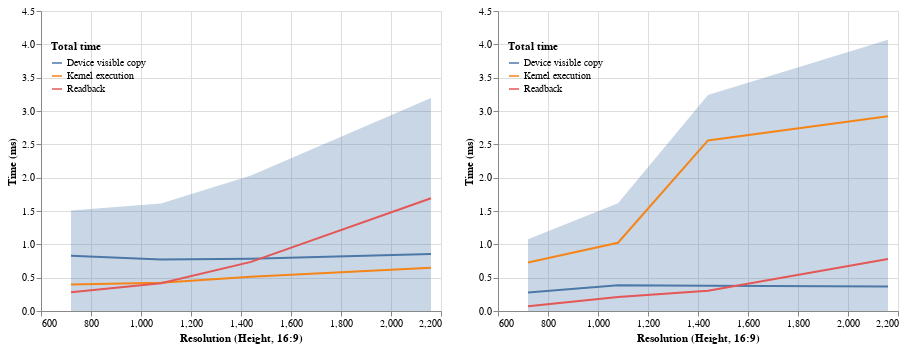

The notebook cell saved with this chart:
### Code cell
def create_chart(df, name):
    input_formats = df["InputFormat"].unique()
    input_formats_dropdown = alt.binding_select(options=input_formats, name="Input format")
    input_formats_select = alt.selection_single(
        fields=["InputFormat"],
        bind=input_formats_dropdown,
        name="Input format",
        init={'InputFormat': input_formats[1]}
    )

    output_formats = df["OutputFormat"].unique()
    output_formats_dropdown = alt.binding_select(options=output_formats, name="Output format")
    output_formats_select = alt.selection_single(
        fields=["OutputFormat"],
        bind=output_formats_dropdown,
        name="Output format",
        init={'OutputFormat': output_formats[1]}
    )
    
    columns = [
        "CopyToDeviceVisibleTimeMicros", 
        "ComputeConversionTimeMicros",
        "CopyDeviceVisibleToHostLocalTimeMicros"
    ]

    columns_names = [
        "Device visible copy",
        "Kernel execution",
        "Readback"
    ]
    
    for name, title in zip(columns, columns_names):
        df[title] = df[name]

    base = alt.Chart(df).mark_area(size=1).encode(
        x=alt.X("OutputHeight:Q", title="Resolution (Height, 16:9)"),
        y=alt.Y("TotalTime:Q", title="Time (ms)"),
        opacity=alt.value(0.3)
    )
    
    lines = alt.Chart(df).transform_fold(
        fold=columns_names
    ).mark_line().encode(
        x='OutputHeight:Q',
        y='value:Q',
        color=alt.Color('key:N', title="Total time",legend=alt.Legend(
                orient='none',
                legendX=10, legendY=30,
                direction='vertical',))
    )

    return alt.layer(
        *[base, lines]
    ).resolve_scale(
        y="shared",
    ).add_selection(
        input_formats_select, output_formats_select
    ).transform_filter(
        input_formats_select & output_formats_select
    ).properties(
    ).interactive()

nvidia_chart = create_chart(nvidia_data, "Nvidia")
mac_chart = create_chart(mac_data, "Mac")

alt.concat(nvidia_chart, mac_chart).resolve_scale(y="shared", color='independent')

### Figure 1 — Vega-Lite specification as saved in the notebook (floating-point values rounded to 4 significant figures; data arrays with more than 128 entries replaced by an {"elided": "..."} marker saying what was removed)
{"config": {"view": {"continuousWidth": 400, "continuousHeight": 300}}, "concat": [{"layer": [{"mark": {"type": "area", "size": 1}, "encoding": {"opacity": {"value": 0.3}, "x": {"field": "OutputHeight", "title": "Resolution (Height, 16:9)", "type": "quantitative"}, "y": {"field": "TotalTime", "title": "Time (ms)", "type": "quantitative"}}, "selection": {"Input format": {"type": "single", "fields": ["InputFormat"], "bind": {"input": "select", "options": ["Interleaved8BitUYVY", "Interleaved8BitBGRA", "Interleaved8BitRGBA", "Planar8Bit420", "Planar8Bit420YV12", "Planar8Bit420NV12", "Interleaved10BitRGB", "Planar16BitP216", "Planar8Bit422", "Planar8Bit444", "Planar10Bit420", "Planar10Bit422", "Planar10Bit444"], "name": "Input format"}, "init": {"InputFormat": "Interleaved8BitBGRA"}}, "Output format": {"type": "single", "fields": ["OutputFormat"], "bind": {"input": "select", "options": ["Planar8Bit420", "Planar8Bit422", "Planar8Bit444", "Planar10Bit420", "Planar10Bit422", "Planar10Bit444", "Interleaved8BitUYVY", "Interleaved8BitBGRA", "Interleaved10BitRGB"], "name": "Output format"}, "init": {"OutputFormat": "Planar8Bit422"}}, "selector003": {"type": "interval", "bind": "scales", "encodings": ["x", "y"]}}}, {"mark": "line", "encoding": {"color": {"field": "key", "legend": {"direction": "vertical", "legendX": 10, "legendY": 30, "orient": "none"}, "title": "Total time", "type": "nominal"}, "x": {"field": "OutputHeight", "type": "quantitative"}, "y": {"field": "value", "type": "quantitative"}}, "transform": [{"fold": ["Device visible copy", "Kernel execution", "Readback"]}]}], "data": {"name": "data-1c8ed61bb20666afbb0934492e4fd84b"}, "resolve": {"scale": {"y": "shared"}}, "transform": [{"filter": {"selection": {"and": ["Input format", "Output format"]}}}]}, {"layer": [{"mark": {"type": "area", "size": 1}, "encoding": {"opacity": {"value": 0.3}, "x": {"field": "OutputHeight", "title": "Resolution (Height, 16:9)", "type": "quantitative"}, "y": {"field": "TotalTime", "title": "Time (ms)", "type": "quantitative"}}, "selection": {"Input format": {"type": "single", "fields": ["InputFormat"], "bind": {"input": "select", "options": ["Interleaved8BitUYVY", "Interleaved8BitBGRA", "Interleaved8BitRGBA", "Planar8Bit420", "Planar8Bit420YV12", "Planar8Bit420NV12", "Interleaved10BitRGB", "Planar16BitP216", "Planar8Bit422", "Planar8Bit444", "Planar10Bit420", "Planar10Bit422", "Planar10Bit444"], "name": "Input format"}, "init": {"InputFormat": "Interleaved8BitBGRA"}}, "Output format": {"type": "single", "fields": ["OutputFormat"], "bind": {"input": "select", "options": ["Planar8Bit420", "Planar8Bit422", "Planar8Bit444", "Planar10Bit420", "Planar10Bit422", "Planar10Bit444", "Interleaved8BitUYVY", "Interleaved8BitBGRA", "Interleaved10BitRGB"], "name": "Output format"}, "init": {"OutputFormat": "Planar8Bit422"}}, "selector004": {"type": "interval", "bind": "scales", "encodings": ["x", "y"]}}}, {"mark": "line", "encoding": {"color": {"field": "key", "legend": {"direction": "vertical", "legendX": 10, "legendY": 30, "orient": "none"}, "title": "Total time", "type": "nominal"}, "x": {"field": "OutputHeight", "type": "quantitative"}, "y": {"field": "value", "type": "quantitative"}}, "transform": [{"fold": ["Device visible copy", "Kernel execution", "Readback"]}]}], "data": {"name": "data-7e0db1080edbd52a32ad4e43724b1c02"}, "resolve": {"scale": {"y": "shared"}}, "transform": [{"filter": {"selection": {"and": ["Input format", "Output format"]}}}]}], "resolve": {"scale": {"color": "independent", "y": "shared"}}, "$schema": "https://vega.github.io/schema/vega-lite/v4.17.0.json", "datasets": {"data-1c8ed61bb20666afbb0934492e4fd84b": {"elided": "468 records"}, "data-7e0db1080edbd52a32ad4e43724b1c02": {"elided": "468 records"}}}
